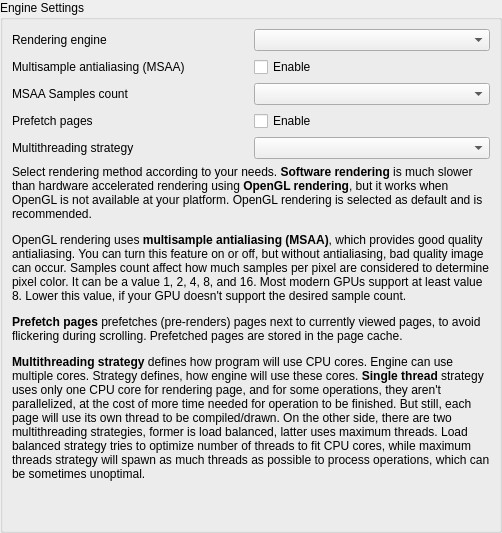
       <widget class="QWidget" name="enginePage">
        <layout class="QVBoxLayout" name="enginePageLayout">
         <property name="leftMargin">
          <number>0</number>
         </property>
         <property name="topMargin">
          <number>0</number>
         </property>
         <property name="rightMargin">
          <number>0</number>
         </property>
         <property name="bottomMargin">
          <number>0</number>
         </property>
         <item>
          <widget class="QGroupBox" name="engineSettingsGroupBox">
           <property name="title">
            <string>Engine Settings</string>
           </property>
           <layout class="QVBoxLayout" name="engineSettingsGroupBoxLayout">
            <item>
             <layout class="QGridLayout" name="engineSettingsGridLayout">
              <item row="1" column="1">
               <widget class="QCheckBox" name="multisampleAntialiasingCheckBox">
                <property name="text">
                 <string>Enable</string>
                </property>
               </widget>
              </item>
              <item row="0" column="1">
               <widget class="QComboBox" name="renderingEngineComboBox"/>
              </item>
              <item row="1" column="0">
               <widget class="QLabel" name="multisampleAntialiasingLabel">
                <property name="text">
                 <string>Multisample antialiasing (MSAA)</string>
                </property>
               </widget>
              </item>
              <item row="2" column="1">
               <widget class="QComboBox" name="multisampleAntialiasingSamplesCountComboBox"/>
              </item>
              <item row="3" column="0">
               <widget class="QLabel" name="prefetchPagesLabel">
                <property name="text">
                 <string>Prefetch pages</string>
                </property>
               </widget>
              </item>
              <item row="2" column="0">
               <widget class="QLabel" name="multisampleAntiailasingSamplesLabel">
                <property name="text">
                 <string>MSAA Samples count</string>
                </property>
               </widget>
              </item>
              <item row="3" column="1">
               <widget class="QCheckBox" name="prefetchPagesCheckBox">
                <property name="text">
                 <string>Enable</string>
                </property>
               </widget>
              </item>
              <item row="0" column="0">
               <widget class="QLabel" name="renderingEngineLabel">
                <property name="text">
                 <string>Rendering engine</string>
                </property>
               </widget>
              </item>
              <item row="4" column="0">
               <widget class="QLabel" name="multithreadingLabel">
                <property name="text">
                 <string>Multithreading strategy</string>
                </property>
               </widget>
              </item>
              <item row="4" column="1">
               <widget class="QComboBox" name="multithreadingComboBox"/>
              </item>
             </layout>
            </item>
            <item>
             <widget class="QLabel" name="engineInfoLabel">
              <property name="text">
               <string>&lt;html&gt;&lt;head/&gt;&lt;body&gt;&lt;p&gt;Select rendering method according to your needs. &lt;span style=&quot; font-weight:600;&quot;&gt;Software rendering&lt;/span&gt; is much slower than hardware accelerated rendering using &lt;span style=&quot; font-weight:600;&quot;&gt;OpenGL rendering&lt;/span&gt;, but it works when OpenGL is not available at your platform. OpenGL rendering is selected as default and is recommended.&lt;/p&gt;&lt;p&gt;OpenGL rendering uses&lt;span style=&quot; font-weight:600;&quot;&gt; multisample antialiasing (MSAA)&lt;/span&gt;, which provides good quality antialiasing. You can turn this feature on or off, but without antialiasing, bad quality image can occur. Samples count affect how much samples per pixel are considered to determine pixel color. It can be a value 1, 2, 4, 8, and 16. Most modern GPUs support at least value 8. Lower this value, if your GPU doesn't support the desired sample count.&lt;/p&gt;&lt;p&gt;&lt;span style=&quot; font-weight:600;&quot;&gt;Prefetch pages &lt;/span&gt;prefetches (pre-renders) pages next to currently viewed pages, to avoid flickering during scrolling. Prefetched pages are stored in the page cache.&lt;/p&gt;&lt;p&gt;&lt;span style=&quot; font-weight:600;&quot;&gt;Multithreading strategy &lt;/span&gt;defines how program will use CPU cores. Engine can use multiple cores. Strategy defines, how engine will use these cores. &lt;span style=&quot; font-weight:600;&quot;&gt;Single thread&lt;/span&gt; strategy uses only one CPU core for rendering page, and for some operations, they aren't parallelized, at the cost of more time needed for operation to be finished. But still, each page will use its own thread to be compiled/drawn. On the other side, there are two multithreading strategies, former is load balanced, latter uses maximum threads. Load balanced strategy tries to optimize number of threads to fit CPU cores, while maximum threads strategy will spawn as much threads as possible to process operations, which can be sometimes unoptimal.&lt;/p&gt;&lt;/body&gt;&lt;/html&gt;</string>
              </property>
              <property name="wordWrap">
               <bool>true</bool>
              </property>
             </widget>
            </item>
            <item>
             <spacer name="engineVerticalSpacer">
              <property name="orientation">
               <enum>Qt::Vertical</enum>
              </property>
              <property name="sizeHint" stdset="0">
               <size>
                <width>20</width>
                <height>40</height>
               </size>
              </property>
             </spacer>
            </item>
           </layout>
          </widget>
         </item>
        </layout>
       </widget>
